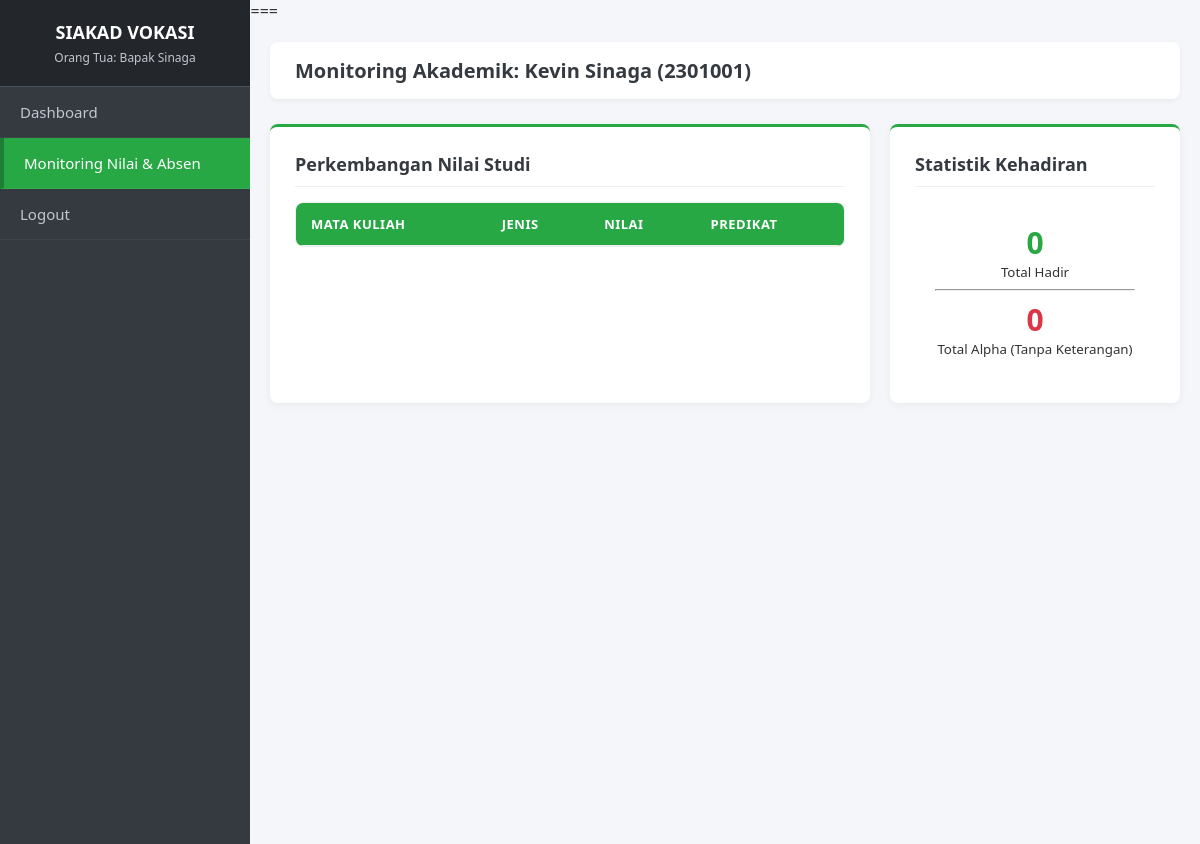
/orangTua/monitoring.php (signed in), run on the app's committed database.
### tables this page shows
CREATE TABLE `orang_tua` (
  `id` int(11) NOT NULL AUTO_INCREMENT,
  `user_id` int(11) DEFAULT NULL,
  `nama` varchar(100) NOT NULL,
  `telepon` varchar(15) DEFAULT NULL,
  `email` varchar(100) DEFAULT NULL,
  `alamat` text DEFAULT NULL,
  PRIMARY KEY (`id`),
  KEY `user_id` (`user_id`),
  CONSTRAINT `orang_tua_ibfk_1` FOREIGN KEY (`user_id`) REFERENCES `users` (`id`)
);

CREATE TABLE `mahasiswa` (
  `nim` varchar(15) NOT NULL,
  `user_id` int(11) DEFAULT NULL,
  `nama` varchar(100) NOT NULL,
  `alamat` text DEFAULT NULL,
  `telepon` varchar(15) DEFAULT NULL,
  `orang_tua_id` int(11) DEFAULT NULL,
  `prodi_id` int(11) DEFAULT NULL,
  PRIMARY KEY (`nim`),
  KEY `user_id` (`user_id`),
  KEY `orang_tua_id` (`orang_tua_id`),
  KEY `prodi_id` (`prodi_id`),
  CONSTRAINT `mahasiswa_ibfk_1` FOREIGN KEY (`user_id`) REFERENCES `users` (`id`),
  CONSTRAINT `mahasiswa_ibfk_2` FOREIGN KEY (`orang_tua_id`) REFERENCES `orang_tua` (`id`),
  CONSTRAINT `mahasiswa_ibfk_3` FOREIGN KEY (`prodi_id`) REFERENCES `prodi` (`id`)
);

### orangTua/monitoring.php (the view, shortened to what this page needs)
<?php
$user_id = $_SESSION['user_id'];
$ortu = mysqli_fetch_assoc(mysqli_query($koneksi, "SELECT * FROM orang_tua WHERE user_id = '$user_id'"));
$ortu_id = $ortu['id'];
$query_anak = mysqli_query($koneksi, "SELECT * FROM mahasiswa WHERE orang_tua_id = '$ortu_id'");
$anak = mysqli_fetch_assoc($query_anak);
$nim_anak = $anak['nim'];
?>
<!DOCTYPE html>
<html lang="id">
<head>
    <link rel="stylesheet" href="http://localhost/projectSiakad_Kel2/style.css">
</head>
<body>
<div class="dashboard-container">
    <div class="sidebar">
        <div class="sidebar-header">
            <h3>SIAKAD VOKASI</h3>
            <small>Orang Tua: <?= $ortu['nama'] ?></small>
        </div>
        <ul class="sidebar-menu">
            <li><a href="../dashboard/dashboard_ortu.php">Dashboard</a></li>
            <li><a href="monitoring.php" class="active">Monitoring Nilai & Absen</a></li>
            <li><a href="../auth/logout.php">Logout</a></li>
        </ul>
    </div>
    <div class="main-content">
        <div class="header">
            <h2>Monitoring Akademik: <?= $anak['nama'] ?> (<?= $anak['nim'] ?>)</h2>
        </div>
        <div class="card-container">
            <div class="card" style="grid-column: span 2;">
                <h3>Perkembangan Nilai Studi</h3>
                <div class="table-responsive">
                    <table class="table">
                        <thead>
                            <tr>
                                <th>Mata Kuliah</th>
                                <th>Jenis</th>
                                <th>Nilai</th>
                                <th>Predikat</th>
                            </tr>
                        </thead>
                    </table>
                </div>
            </div>
            <div class="card">
                <h3>Statistik Kehadiran</h3>
                <?php
                $q_alpha = mysqli_query($koneksi, "SELECT COUNT(*) as total FROM absensi WHERE mahasiswa_nim = '$nim_anak' AND status = 'alpha'");
                $d_alpha = mysqli_fetch_assoc($q_alpha);
                $q_hadir = mysqli_query($koneksi, "SELECT COUNT(*) as total FROM absensi WHERE mahasiswa_nim = '$nim_anak' AND status = 'hadir'");
                $d_hadir = mysqli_fetch_assoc($q_hadir);
                ?>
                <div style="text-align:center; padding: 20px;">
                    <div style="font-size: 30px; font-weight:bold; color: #28a745;"><?= $d_hadir['total'] ?></div>
                    <small>Total Hadir</small>
                    <hr>
                    <div style="font-size: 30px; font-weight:bold; color: #dc3545;"><?= $d_alpha['total'] ?></div>
                    <small>Total Alpha (Tanpa Keterangan)</small>
                </div>
            </div>
        </div>
    </div>
</div>
</body>
</html>

### style.css (style rules this page uses)
:root { --primary: #28a745; --primary-dark: #218838; --secondary: #6c757d; --light: #f8f9fa; --dark: #343a40; --danger: #dc3545; --warning: #ffc107; --sidebar-width: 250px; }
body { font-family: 'Segoe UI', Tahoma, Geneva, Verdana, sans-serif; background-color: #f4f6f9; margin: 0; padding: 0; color: #333; }
h2, h3 { margin-top: 0; font-weight: 600; }
.dashboard-container { display: flex; min-height: 100vh; }
.sidebar { width: var(--sidebar-width); background-color: var(--dark); color: white; position: fixed; height: 100%; top: 0; left: 0; overflow-y: auto; z-index: 1000; }
.sidebar-header { padding: 20px; text-align: center; background-color: #23272b; border-bottom: 1px solid #4b545c; }
.sidebar-header h3 { margin: 0; font-size: 18px; color: #fff; }
.sidebar-header small { color: #c2c7d0; display: block; margin-top: 5px; font-size: 12px; }
.sidebar-menu { list-style: none; padding: 0; margin: 0; }
.sidebar-menu li a { display: block; padding: 15px 20px; color: #c2c7d0; text-decoration: none; border-bottom: 1px solid rgba(255,255,255,0.05); transition: 0.3s; font-size: 15px; }
.sidebar-menu li a.active { background-color: var(--primary); color: white; border-left: 4px solid #1e7e34; }
.main-content { margin-left: var(--sidebar-width); width: calc(100% - var(--sidebar-width)); padding: 20px; box-sizing: border-box; }
.header { background: white; padding: 15px 25px; border-radius: 8px; box-shadow: 0 2px 5px rgba(0,0,0,0.05); display: flex; justify-content: space-between; align-items: center; margin-bottom: 25px; }
.header h2 { margin: 0; font-size: 20px; color: var(--dark); }
.card { background: white; padding: 25px; border-radius: 8px; box-shadow: 0 2px 8px rgba(0,0,0,0.05); margin-bottom: 20px; border-top: 3px solid var(--primary); }
.card h3 { margin-top: 0; color: var(--dark); font-size: 18px; border-bottom: 1px solid #eee; padding-bottom: 10px; margin-bottom: 15px; }
.card-container { display: grid; grid-template-columns: repeat(auto-fit, minmax(280px, 1fr)); gap: 20px; margin-bottom: 20px; }
.table-responsive { overflow-x: auto; border-radius: 8px; border: 1px solid #eee; }
.table { width: 100%; border-collapse: collapse; background: white; }
.table th, .table td { padding: 12px 15px; text-align: left; border-bottom: 1px solid #eee; font-size: 14px; }
.table th { background-color: var(--primary); color: white; text-transform: uppercase; font-size: 13px; font-weight: 600; letter-spacing: 0.5px; }

### data on the page
orang_tua: nama "Bapak Sinaga"
mahasiswa: nama "Kevin Sinaga", nim "2301001"

### other printed values
$d_hadir['total'] "0"
$d_alpha['total'] "0"
